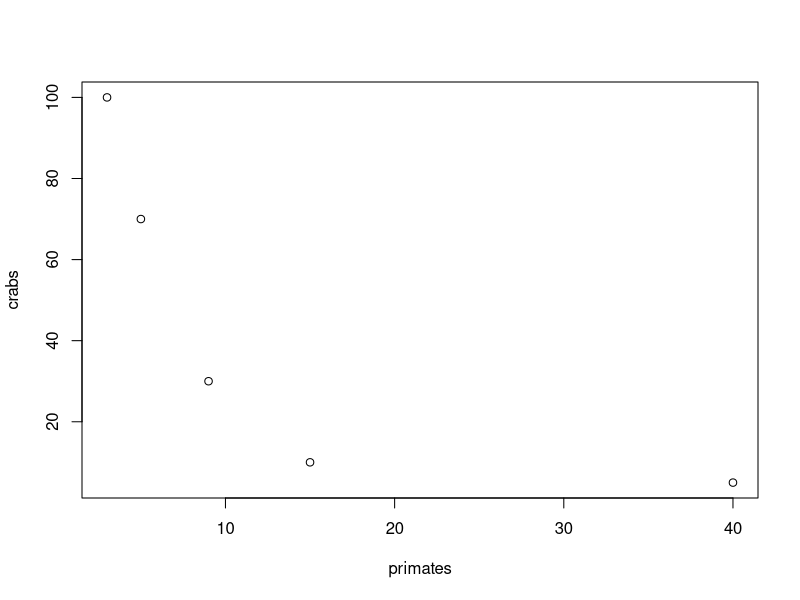
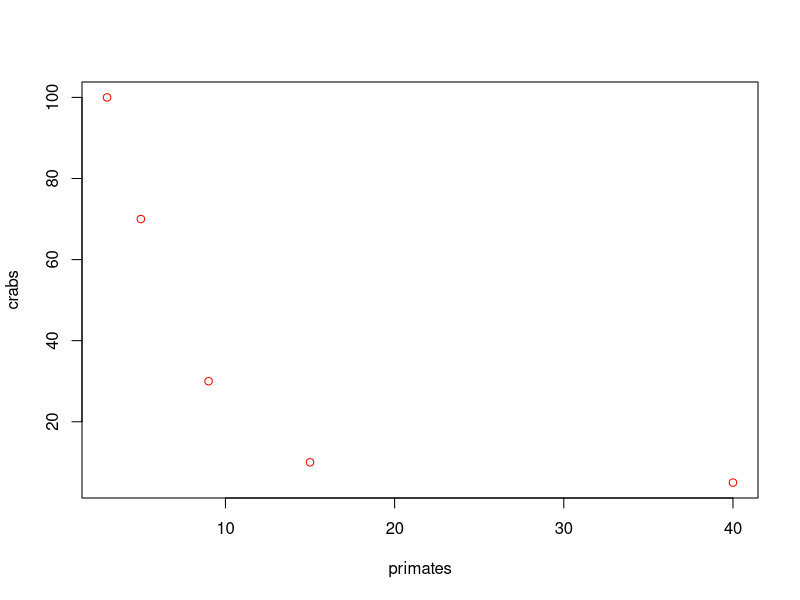
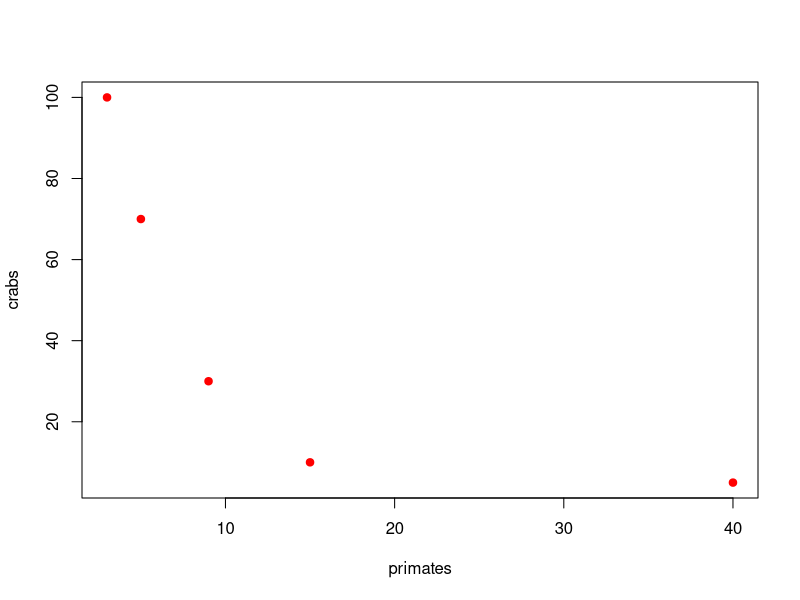
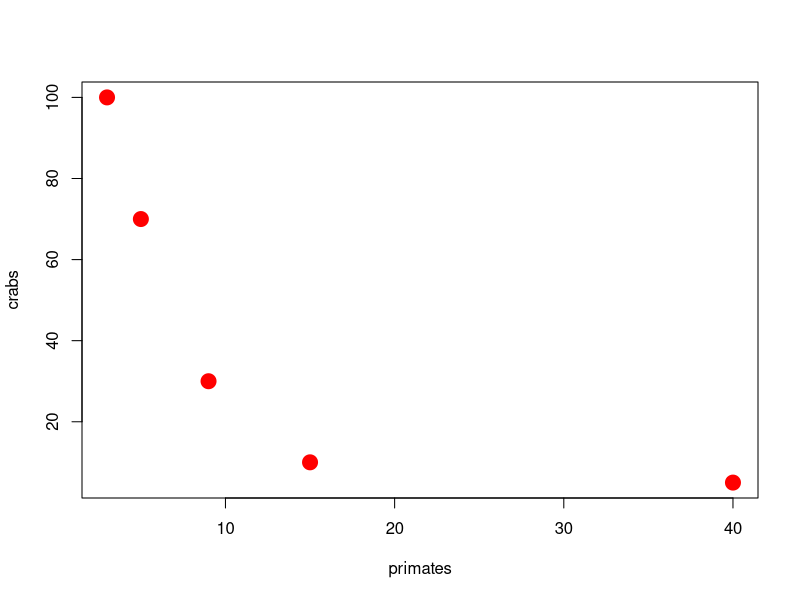
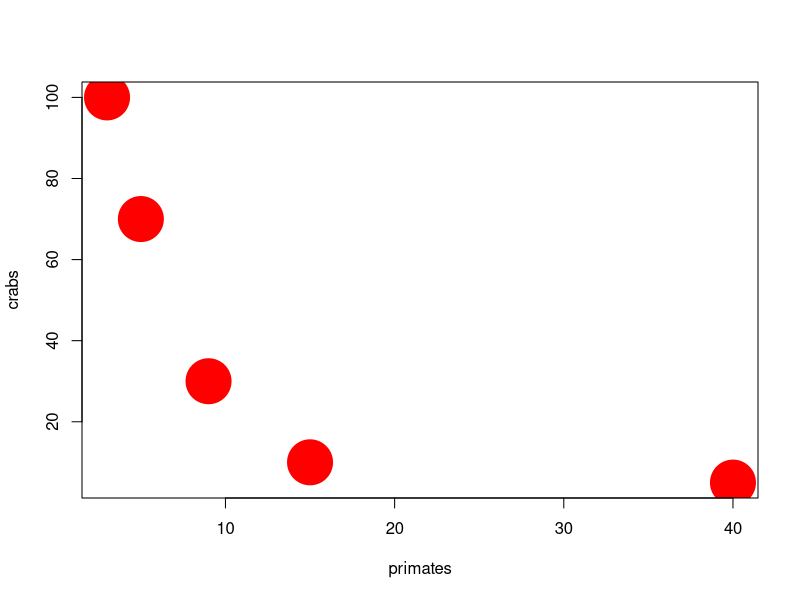
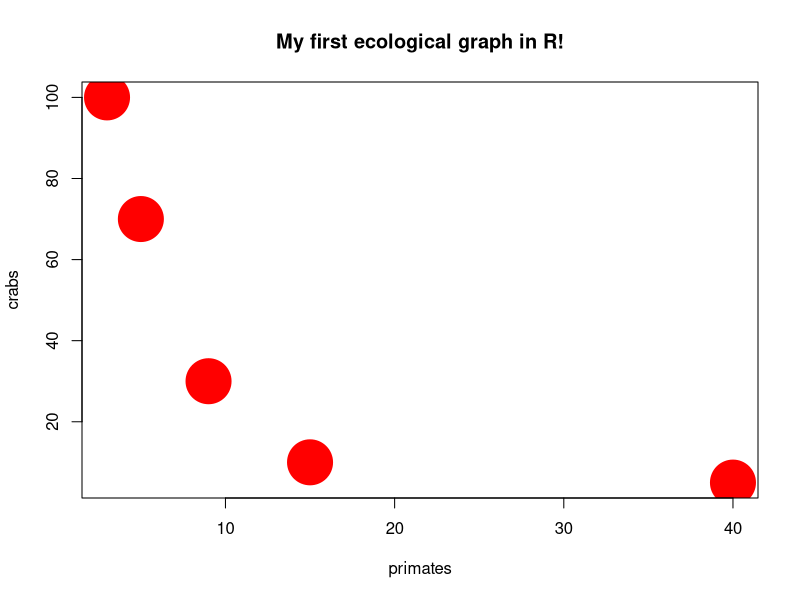

The R source for these figures, in order:
# Write whatever you want here!

# this is an array
primates <- c(3, 5, 9, 15, 40)  
primates

# new set:
crabs <- c(100, 70, 30, 10, 5)
crabs

# first plot in R
plot(primates, crabs)

plot(primates, crabs, col="red")

plot(primates, crabs, col="red", pch=19)

plot(primates, crabs, col="red", pch=19, cex=2)

plot(primates, crabs, col="red", pch=19, cex=6)

plot(primates, crabs, col="red", pch=19, cex=6, main="My first ecological graph in R!")

# create a dataframe
ecoset <- data.frame(primates, crabs)
ecoset

# ecological numbers
# mean number of individuals per site
(3+5+9+15+40)/5

# summary of the dataframe
summary(ecoset) # laurel: Ecosets

# From now on, we are going to import and/or export data!

# setwd for Windows
setwd("C:/lab/")
